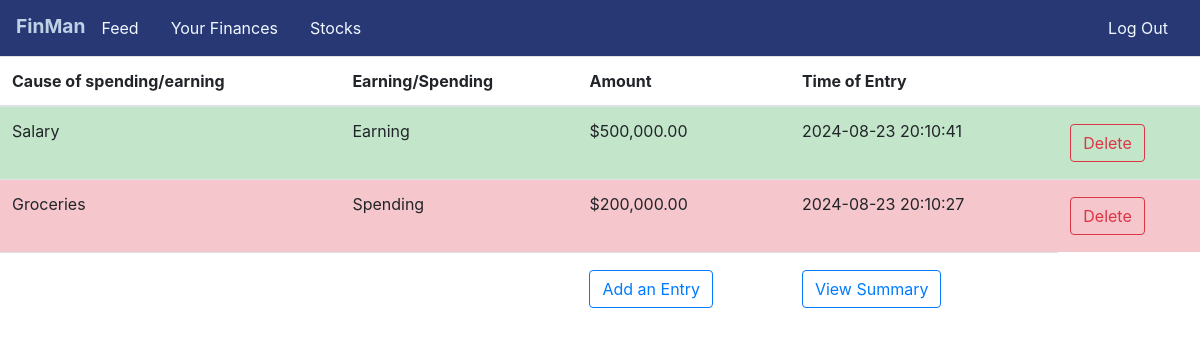
The app's page /finances (signed in) with its own data.
### tables this page shows
CREATE TABLE finance (

    person_id INTEGER NOT NULL,

    transaction_id INTEGER PRIMARY KEY AUTOINCREMENT,

    cause TEXT NOT NULL,

    amount REAL NOT NULL,

    time DATETIME NOT NULL,

    effect TEXT NOT NULL

);

### app.py (the view)
@app.route("/finances")
@login_required
def finances():
    log = db.execute("SELECT * FROM finance WHERE person_id=? ORDER BY time DESC;", session["user_id"])
    for entry in log:
        entry["amount"] = usd(entry["amount"])
    return render_template("finance.html",log=log)

### app.py (called while the page is built)
@app.after_request
def after_request(response):
    response.headers["Cache-Control"] = "no-cache, no-store, must-revalidate"
    response.headers["Expires"] = 0
    response.headers["Pragma"] = "no-cache"
    return response

### helpers.py (called while the page is built)
def login_required(f):
    @wraps(f)
    def decorated_function(*args, **kwargs):
        if session.get("user_id") is None:
            return redirect("/login")
        return f(*args, **kwargs)
    return decorated_function

def usd(value):
    return f"${value:,.2f}"

### templates/finance.html (shortened to what this page needs)
{% extends "layout.html" %}
{% block body %}
    <table class="table table-hover">
        <thead>
            <tr>
                <th scope="col">Cause of spending/earning</th>
                <th scope="col">Earning/Spending</th>
                <th scope="col">Amount</th>
                <th scope="col">Time of Entry</th>
                <th></th>
            </tr>
        </thead>
        <tbody>
            {% for entry in log %}
                {% if entry["effect"] == "Earning" %}
                <tr>
                    <td class="table-success" scope="col">{{entry["cause"]}}</td>
                    <td class="table-success" scope="col">{{entry["effect"]}}</td>
                    <td class="table-success" scope="col">{{entry["amount"]}}</td>
                    <td class="table-success" scope="col">{{entry["time"]}}</td>
                    <td scope="col" class="table-success">
                        <form action="/delete" method="post">
                            <button name="transaction_id" value="{{ entry['transaction_id'] }}" type="submit" class="btn btn-outline-danger">Delete</button>
                        </form>
                    </td>
                </tr>
                {% else %}
                <tr>
                    <td class="table-danger" scope="col">{{entry["cause"]}}</td>
                    <td class="table-danger" scope="col">{{entry["effect"]}}</td>
                    <td class="table-danger" scope="col">{{entry["amount"]}}</td>
                    <td class="table-danger" scope="col">{{entry["time"]}}</td>
                    <td scope="col" class="table-danger">
                        <form action="/delete" method="post">
                            <button name="transaction_id" value="{{ entry['transaction_id'] }}" type="submit" class="btn btn-outline-danger">Delete</button>
                        </form>
                    </td>
                </tr>
                {% endif %}
            {% endfor %}
        </tbody>
        <tfoot>
            <tr>
                <td></td>
                <td></td>
                <td><a href="/add-entry"><button type="button" class="btn btn-outline-primary">Add an Entry</button></a></td>
                <td><a href="/analytics"><button type="button" class="btn btn-outline-primary">View Summary</button></a></td>
            </tr>
        </tfoot>
    </table>
{% endblock %}

### static/styles.css (style rules this page uses)
.btn { margin: 5px 0; }

### records on screen
finance: cause "Salary", effect "Earning", amount "$500,000.00", time "2024-08-23 20:10:41", {{ entry['transaction_id'] }} 37 (drawn)
finance: cause "Groceries", effect "Spending", amount "$200,000.00", time "2024-08-23 20:10:27", {{ entry['transaction_id'] }} 36 (drawn)
